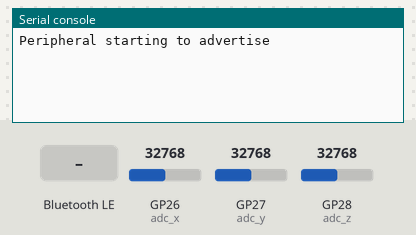
The program below on a simulated Raspberry Pi Pico running MicroPython. Shown: the last lines printed to the serial console. The inputs (shaded band) are chosen by the test bench; at power-on: GP26 (adc_x) = 32768, GP27 (adc_y) = 32768, GP28 (adc_z) = 32768 (analog values on the 0–65535 scale). Nothing arrives over Bluetooth unless stated.

Above: at 1.2 s.
1.3 s: "Central" written over Bluetooth
At 1.46 s:
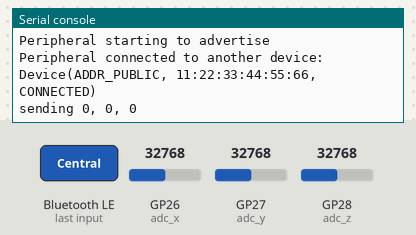
2.8 s: GP26 (adc_x) set to 45874
At 2.86 s:
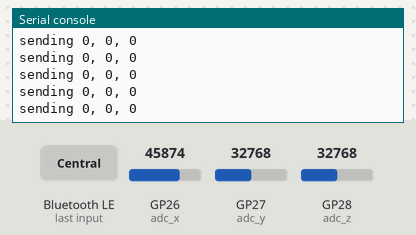
4.3 s: GP27 (adc_y) set to 45874
At 4.47 s:
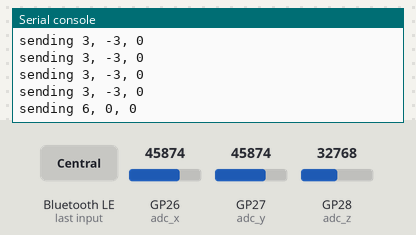
5.8 s: GP28 (adc_z) set to 45874
At 5.87 s:
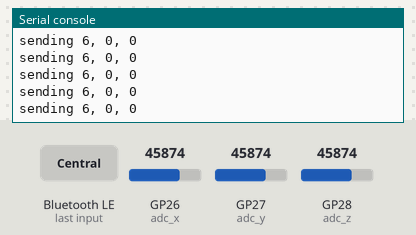
7.3 s: GP26 (adc_x) set to 57670
At 7.48 s:
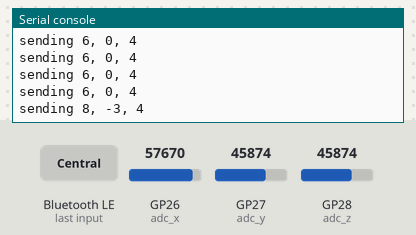
8.8 s: GP27 (adc_y) set to 57670
At 8.88 s:
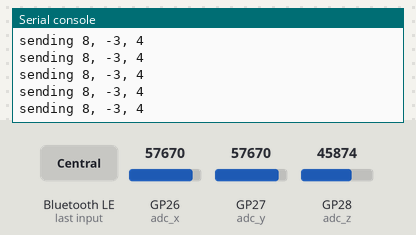
Timing chart, 0 to 11.3 s (numbered marks = the images above; inputs shaded):
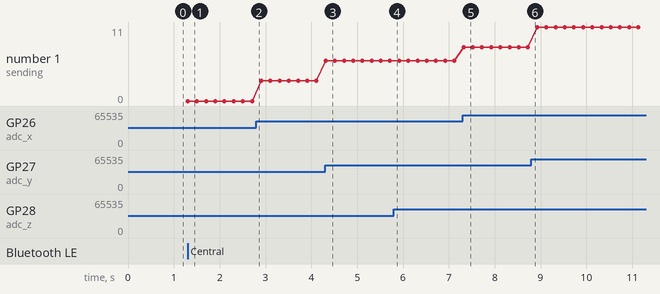

The program:

pico_a_joystk.py
```python
# pico_a_joystk.py (aka main.py)

import aioble
import asyncio
import bluetooth
from machine import Pin, ADC
from math import pi
import struct
from sys import exit
from geom2d import r2p, p2r

# Define UUIDs for the service and characteristic
_SERVICE_UUID = bluetooth.UUID(0x1848)
_CHARACTERISTIC_UUID = bluetooth.UUID(0x2A6E)

# IAM = "Central" # Change to 'Peripheral' or 'Central'
IAM = "Peripheral"

if IAM not in ['Peripheral','Central']:
    print("IAM must be either Peripheral or Central")
    exit()

if IAM == "Central":
    IAM_SENDING_TO = "Peripheral"
else:
    IAM_SENDING_TO = "Central"

MESSAGE = f"Hello from {IAM}!"

# Bluetooth parameters
BLE_NAME = f"{IAM}"  # You can dynamically change this if you want unique names
BLE_SVC_UUID = bluetooth.UUID(0x181A)
BLE_CHARACTERISTIC_UUID = bluetooth.UUID(0x2A6E)
BLE_APPEARANCE = 0x0300
BLE_ADVERTISING_INTERVAL = 2000
BLE_SCAN_LENGTH = 5000
BLE_INTERVAL = 30000
BLE_WINDOW = 30000

adc_x = ADC(Pin(26))
adc_y = ADC(Pin(27))
adc_z = ADC(Pin(28))

def read_joystk():
    # get joystick axis values
    js_x = adc_x.read_u16()
    js_y = adc_y.read_u16()
    js_z = adc_z.read_u16()

    # convert u16 values to values between -10 and +10
    x = js_x * (20 / 65535.0) - 10
    y = js_y * (20 / 65535.0) - 10
    z = js_z * (20 / 65535.0) - 10

    # rotate joystick by 45 degrees
    r, theta = r2p(x, y)
    theta -= pi/4
    x, y = p2r(r, theta)

    return round(x), round(y), round(z)

def encode_message(message):
    """ Encode a message to bytes """
    return message.encode('utf-8')

def decode_message(message):
    """ Decode a message from bytes """
    return message.decode('utf-8')

async def send_data_task(connection, characteristic):
    """ Send data to the connected device """
    while True:
        if not connection:
            print("error - no connection in send data")
            continue

        if not characteristic:
            print("error no characteristic provided in send data")
            continue

        x, y, z = read_joystk()
        message = f"{x}, {y}, {z}"
        print(f"sending {message}")

        try:
            msg = encode_message(message)
            characteristic.write(msg)

            await asyncio.sleep(0.1)
            response = decode_message(characteristic.read())

            #print(f"{IAM} sent: {message}, response {response}")
        except Exception as e:
            print(f"writing error {e}")
            continue

        await asyncio.sleep(0.1)

async def receive_data_task(characteristic):
    """ Receive data from the connected device """
    while True:
        try:
            data = await characteristic.read()

            if data:
                print(f"{IAM} received: {decode_message(data)}")
                await characteristic.write(encode_message("Got it"))
                await asyncio.sleep(0.1)

        except asyncio.TimeoutError:
            print("Timeout waiting for data in {ble_name}.")
            break
        except Exception as e:
            print(f"Error receiving data: {e}")
            break

async def run_peripheral_mode():
    """ Run the peripheral mode """

    # Set up the Bluetooth service and characteristic
    ble_service = aioble.Service(BLE_SVC_UUID)
    characteristic = aioble.Characteristic(
        ble_service,
        BLE_CHARACTERISTIC_UUID,
        read=True,
        notify=True,
        write=True,
        capture=True,
    )
    aioble.register_services(ble_service)

    print(f"{BLE_NAME} starting to advertise")

    while True:
        async with await aioble.advertise(
            BLE_ADVERTISING_INTERVAL,
            name=BLE_NAME,
            services=[BLE_SVC_UUID],
            appearance=BLE_APPEARANCE) as connection:
            print(f"{BLE_NAME} connected to another device: {connection.device}")

            tasks = [
                asyncio.create_task(send_data_task(connection, characteristic)),
            ]
            await asyncio.gather(*tasks)
            print(f"{IAM} disconnected")
            break

async def ble_scan():
    """ Scan for a BLE device with the matching service UUID """

    print(f"Scanning for BLE Beacon named {BLE_NAME}...")

    async with aioble.scan(5000, interval_us=30000, window_us=30000, active=True) as scanner:
        async for result in scanner:
            if result.name() == IAM_SENDING_TO and BLE_SVC_UUID in result.services():
                print(f"found {result.name()} with service uuid {BLE_SVC_UUID}")
                return result
    return None

async def run_central_mode():
    """ Run the central mode """

    # Start scanning for a device with the matching service UUID
    while True:
        device = await ble_scan()

        if device is None:
            continue
        print(f"device is: {device}, name is {device.name()}")

        try:
            print(f"Connecting to {device.name()}")
            connection = await device.device.connect()

        except asyncio.TimeoutError:
            print("Timeout during connection")
            continue

        print(f"{IAM} connected to {connection}")

        # Discover services
        async with connection:
            try:
                service = await connection.service(BLE_SVC_UUID)
                characteristic = await service.characteristic(BLE_CHARACTERISTIC_UUID)
            except (asyncio.TimeoutError, AttributeError):
                print("Timed out discovering services/characteristics")
                continue
            except Exception as e:
                print(f"Error discovering services {e}")
                await connection.disconnect()
                continue

            tasks = [
                asyncio.create_task(receive_data_task(characteristic)),
            ]
            await asyncio.gather(*tasks)

            await connection.disconnected()
            print(f"{BLE_NAME} disconnected from {device.name()}")
            break

async def main():
    """ Main function """
    while True:
        if IAM == "Central":
            tasks = [
                asyncio.create_task(run_central_mode()),
            ]
        else:
            tasks = [
                asyncio.create_task(run_peripheral_mode()),
            ]

        await asyncio.gather(*tasks)

asyncio.run(main())
```

geom2d.py
```python
# 2D geometry helper functions

from math import atan2, sin, cos, pi, sqrt

def p2r(r, theta):
    """Convert polar coords (r, theta) to rectangular coords (x,y)"""
    x = r * cos(theta)
    y = r * sin(theta)
    return (x, y)

def r2p(x, y):
    """Convert rect coords (x, y) to polar (r, theta)"""
    r = sqrt(x*x + y*y)
    theta = atan2(y, x)
    return (r, theta)
```

Measured:
- after the input at 1.3 s, the serial console: prints a new line at once (image 1)
- after the input at 4.3 s, the serial console: prints a new line at once (image 3)
- after the input at 7.3 s, the serial console: prints a new line at once (image 5)
- plotted number 1: 0 → 3 after the input at 2.8 s, 3 → 6 after the input at 4.3 s, 6 → 8 after the input at 7.3 s, 8 → 11 after the input at 8.8 s
